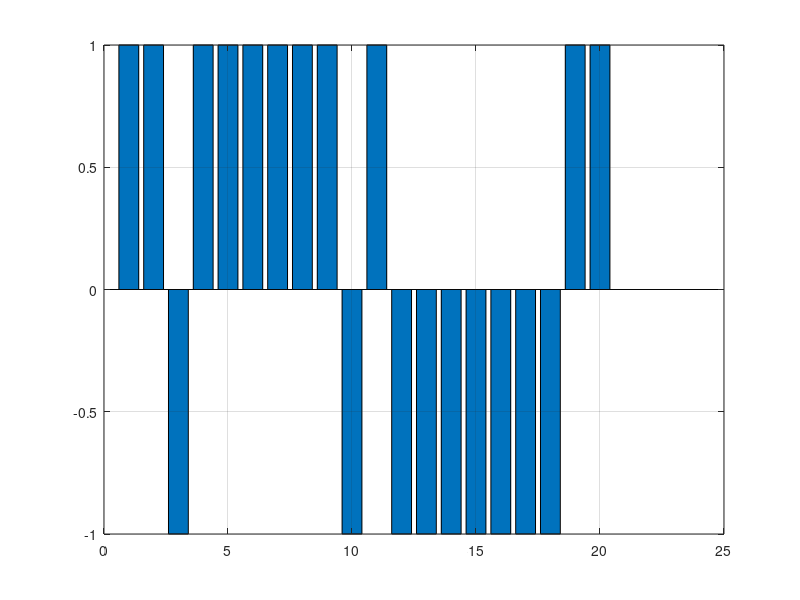

The MATLAB source for this figure:
% código que crea valores +1 y -1 de manera aleatoria

% Paso 1: Se escribe cuántos números aleatorios voy a crear.
p = 20;

% Paso 2: Se crea un vector de números aleatorios
n = (-1).^round(2.*rand(1,p));

% Paso 3: Visualizar la data (números aleatorios) creados.
bar(n);
grid;